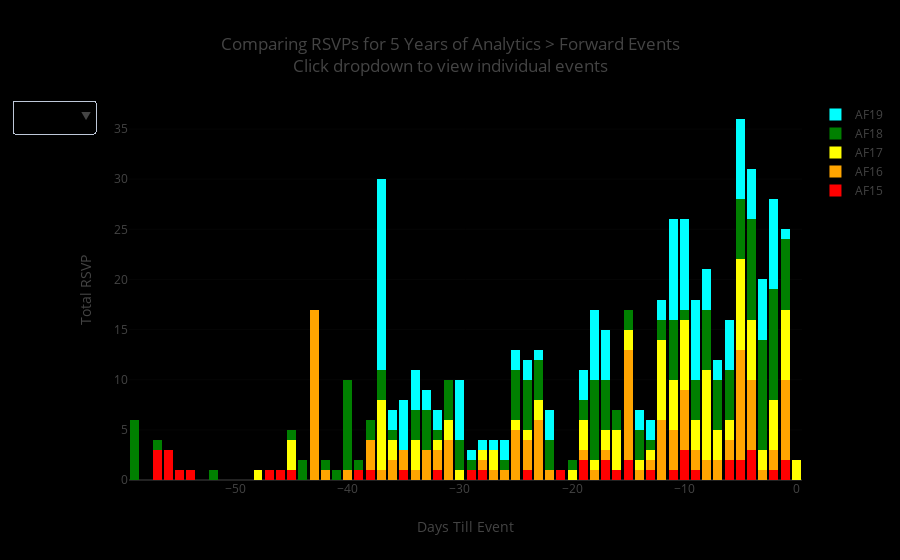

The notebook cell this image was saved under:
### Code cell
# get list of events
events = df.id_name.unique().tolist()
# define colors for each event trace
colors = ['red','orange','yellow','green','cyan']

# create list of menu items for the dropdown
menu_items = events
menu_items.append('View All')

# use identity matrix to define graph visibility options
visibility = np.identity(5).astype(bool).tolist()
#add a 'view all option'
visibility.append([True]*5)

# create plots
data = [go.Bar(x=-(df[df.id_name == event].days_to_event), 
                   y=df[df.id_name == event].rsvp_yes_count, 
                   name=event,
                   marker=dict(color=color)) for event, color in zip(events, colors)]

# set menu options for graph
updatemenus = list([
    dict(active=-1,
        buttons=list([ # start list comprehension
            dict(label = menu_items[i],
                 method = 'update',
                 args = [{'visible': visibility[i]},
                         {'title': 'Title'}]) 
             for i in range(len(menu_items))])
        )
])

layout = go.Layout(title='Comparing RSVPs for 5 Years of Analytics > Forward Events<br>Click dropdown to view individual events',
                   barmode='stack',
                   updatemenus=updatemenus,
                   xaxis=dict(title='Days Till Event'),
                   yaxis=dict(title='Total RSVP'),
                   plot_bgcolor='black',
                   paper_bgcolor='black')


fig = go.Figure(data=data, layout=layout)

pyo.iplot(fig)

### Figure 1 — Plotly figure (JSON) as saved in the notebook; plotly's stock layout.template omitted (floating-point values rounded to 4 significant figures)
{"data": [{"marker": {"color": "red"}, "name": "AF15", "type": "bar", "uid": "af8270d6-12cc-4f08-8eed-8d27cb849c78", "x": [-57, -56, -55, -54, -53, -52, -51, -50, -49, -48, -47, -46, -45, -44, -43, -42, -41, -40, -39, -38, -37, -36, -35, -34, -33, -32, -31, -30, -29, -28, -27, -26, -25, -24, -23, -22, -21, -20, -19, -18, -17, -16, -15, -14, -13, -12, -11, -10, -9, -8, -7, -6, -5, -4, -3, -2, -1], "y": [3, 3, 1, 1, 0, 0, 0, 0, 0, 0, 1, 1, 1, 0, 0, 0, 0, 0, 1, 1, 0, 0, 1, 0, 0, 1, 0, 0, 1, 1, 0, 0, 0, 1, 0, 0, 1, 0, 2, 0, 2, 1, 2, 0, 1, 0, 1, 3, 1, 0, 0, 2, 2, 3, 0, 1, 2]}, {"marker": {"color": "orange"}, "name": "AF16", "type": "bar", "uid": "63ae27f7-5afa-4fbb-b2a6-7fefc65bb29e", "x": [-43, -42, -41, -40, -39, -38, -37, -36, -35, -34, -33, -32, -31, -30, -29, -28, -27, -26, -25, -24, -23, -22, -21, -20, -19, -18, -17, -16, -15, -14, -13, -12, -11, -10, -9, -8, -7, -6, -5, -4, -3, -2, -1], "y": [17, 1, 0, 1, 0, 3, 1, 2, 2, 1, 3, 2, 4, 0, 0, 1, 1, 1, 5, 3, 6, 1, 0, 0, 1, 1, 1, 0, 11, 1, 1, 6, 4, 6, 2, 2, 2, 2, 11, 7, 1, 2, 8]}, {"marker": {"color": "yellow"}, "name": "AF17", "type": "bar", "uid": "caf05db3-a506-4ea8-9ab5-12f32e36085a", "x": [-48, -47, -46, -45, -44, -43, -42, -41, -40, -39, -38, -37, -36, -35, -34, -33, -32, -31, -30, -29, -28, -27, -26, -25, -24, -23, -22, -21, -20, -19, -18, -17, -16, -15, -14, -13, -12, -11, -10, -9, -8, -7, -6, -5, -4, -3, -2, -1, 0], "y": [1, 0, 0, 3, 0, 0, 0, 0, 0, 0, 0, 7, 2, 0, 3, 0, 1, 2, 1, 0, 1, 2, 0, 1, 1, 2, 0, 0, 1, 3, 1, 2, 4, 2, 1, 1, 8, 5, 7, 3, 9, 3, 2, 9, 6, 2, 5, 7, 2]}, {"marker": {"color": "green"}, "name": "AF18", "type": "bar", "uid": "f66006e0-01ef-4e80-b127-aae8597a0fa6", "x": [-59, -58, -57, -56, -55, -54, -53, -52, -51, -50, -49, -48, -47, -46, -45, -44, -43, -42, -41, -40, -39, -38, -37, -36, -35, -34, -33, -32, -31, -30, -29, -28, -27, -26, -25, -24, -23, -22, -21, -20, -19, -18, -17, -16, -15, -14, -13, -12, -11, -10, -9, -8, -7, -6, -5, -4, -3, -2, -1], "y": [6, 0, 1, 0, 0, 0, 0, 1, 0, 0, 0, 0, 0, 0, 1, 2, 0, 1, 1, 9, 1, 2, 3, 1, 0, 3, 4, 1, 4, 3, 1, 0, 0, 1, 5, 5, 4, 3, 0, 1, 2, 8, 5, 2, 2, 3, 1, 2, 6, 1, 4, 6, 5, 5, 6, 10, 11, 11, 7]}, {"marker": {"color": "cyan"}, "name": "AF19", "type": "bar", "uid": "ddcf35d9-bcd8-496c-a60d-1a93ace23587", "x": [-37, -36, -35, -34, -33, -32, -31, -30, -29, -28, -27, -26, -25, -24, -23, -22, -21, -20, -19, -18, -17, -16, -15, -14, -13, -12, -11, -10, -9, -8, -7, -6, -5, -4, -3, -2, -1], "y": [19, 2, 5, 4, 2, 2, 0, 6, 1, 1, 1, 2, 2, 2, 1, 3, 0, 0, 3, 7, 5, 0, 0, 2, 2, 2, 10, 9, 8, 4, 2, 5, 8, 5, 6, 9, 1]}], "layout": {"autosize": true, "barmode": "stack", "paper_bgcolor": "black", "plot_bgcolor": "black", "title": {"text": "Comparing RSVPs for 5 Years of Analytics > Forward Events<br>Click dropdown to view individual events"}, "updatemenus": [{"active": -1, "buttons": [{"args": [{"visible": [true, false, false, false, false]}, {"title": "Title"}], "label": "AF15", "method": "update"}, {"args": [{"visible": [false, true, false, false, false]}, {"title": "Title"}], "label": "AF16", "method": "update"}, {"args": [{"visible": [false, false, true, false, false]}, {"title": "Title"}], "label": "AF17", "method": "update"}, {"args": [{"visible": [false, false, false, true, false]}, {"title": "Title"}], "label": "AF18", "method": "update"}, {"args": [{"visible": [false, false, false, false, true]}, {"title": "Title"}], "label": "AF19", "method": "update"}, {"args": [{"visible": [true, true, true, true, true]}, {"title": "Title"}], "label": "View All", "method": "update"}]}], "xaxis": {"autorange": true, "range": [-59.5, 0.5], "title": {"text": "Days Till Event"}, "type": "linear"}, "yaxis": {"autorange": true, "range": [0, 37.89], "title": {"text": "Total RSVP"}, "type": "linear"}}}
